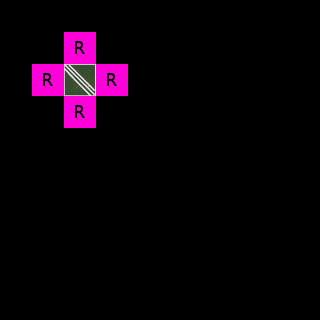

Below is a game level as drawn by its tile map, then a one-line description and the .tmx that defines it (tile-layer data replaced by summaries):
An orthogonal 10x10 tile map with 32x32 px tiles, 6 tile layers (Regions, Input_set, Output1_Ground, Output2_Ground, ...), 4 tilesets.

<map version="1.0" orientation="orthogonal" width="10" height="10" tilewidth="32" tileheight="32">
 <tileset firstgid="1" source="../map_tiles.tsx" />
 <tileset firstgid="33" source="../rules.tsx" />
 <tileset firstgid="37" source="../sets.tsx" />
 <tileset firstgid="165" source="../tiles32_sea_of_trees.tsx" />
 <layer name="Regions" width="10" height="10">
  <data>[100 cells, 5 non-empty, 1 distinct tile ids]</data>
 </layer>
 <layer name="Input_set" width="10" height="10">
  <data>[100 cells, 1 non-empty, 1 distinct tile ids]</data>
 </layer>
 <layer name="Output1_Ground" width="10" height="10">
  <data>[100 cells, 1 non-empty, 1 distinct tile ids]</data>
 </layer>
 <layer name="Output2_Ground" width="10" height="10">
  <data>[100 cells, 1 non-empty, 1 distinct tile ids]</data>
 </layer>
 <layer name="Output3_Ground" width="10" height="10">
  <data>[100 cells, 1 non-empty, 1 distinct tile ids]</data>
 </layer>
 <layer name="Output_Collision" width="10" height="10">
  <data>[100 cells, 1 non-empty, 1 distinct tile ids]</data>
 </layer>
</map>
